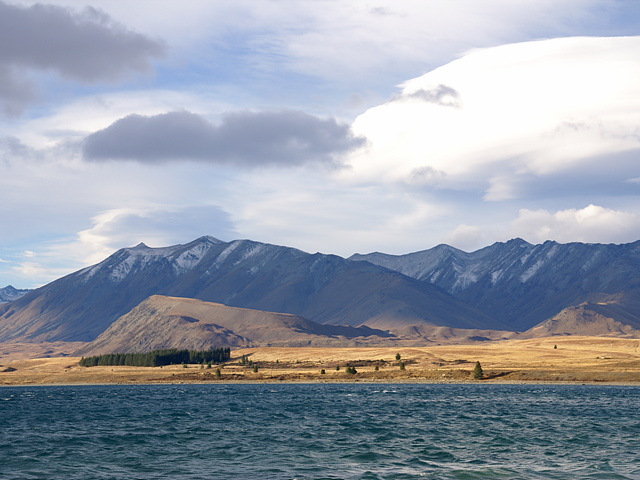
//> input picture 240628hwrk/tekapo.bmp, 640 x 480 px
$ ./main   (built with g++ and OpenCV 4)
//> lines starting //> are read from the running program, lines starting //| are printed output that depends on the picture
#include "opencv2/opencv.hpp"
#include <iostream>

using namespace cv;
using namespace std;

Mat src, dst1, dst2;
Point srcPts[4], dstPts[4], srcPts1[2];

void on_mouse(int event, int x, int y, int flags, void* userdata) {
	if(event == EVENT_LBUTTONDOWN) {
		srcPts[0] = Point(x, y);
		srcPts[1] = Point(x + src.cols - 1, y);
		srcPts[2] = Point(x, y + src.rows - 1);
		srcPts[3] = Point(x + src.cols - 1, y + src.rows - 1);
	}
	else if (event == EVENT_LBUTTONUP) {
		for (int i = 0; i < 4; i++) {
			dstPts[i] = srcPts[i];
		}
	}
	else if (event == EVENT_RBUTTONDOWN) {
		srcPts1[0] = Point(x, y);
	}
	else if (event == EVENT_RBUTTONUP) {
		srcPts1[1] = Point(x, y);
		int width = abs(srcPts1[0].x - srcPts1[1].x);
		int height = abs(srcPts1[0].y - srcPts1[1].y);

		Rect re(srcPts1[0], Size(width, height));
		Mat remat = src(re);

		resize(remat, dst2, Size(400,400),0,0,INTER_CUBIC);

		imshow("dst2", dst2);
	}
	else if (event == EVENT_MOUSEMOVE) {
		if (flags & EVENT_FLAG_LBUTTON) {
			Mat M = Mat_<float>({ 2,3 }, { 1, 0, (float)x, 0, 1, (float)y });

			warpAffine(src, dst1, M, Size());

			imshow("src", dst1);
		}
	}
}

int main(void) {
	src = imread("tekapo.bmp");
//> src is the input picture: 480 rows x 640 cols, CV_8UC3; mean B, G, R 169.8, 157.4, 149.7

	if (src.empty()) {
		cerr << "fail" << endl;
		return -1;
	}

	srcPts[0] = Point(0, 0);
	srcPts[1] = Point(src.cols-1, 0);
	srcPts[2] = Point(0, src.rows-1);
	srcPts[3] = Point(src.cols-1, src.rows-1);

	namedWindow("src");
	setMouseCallback("src", on_mouse);

	imshow("src", src);
	waitKey();
//> the left mouse button is pressed at (160, 120)
//> the mouse is dragged to (320, 240)
//> call 2 of on_mouse, with event = 0, x = 320, y = 240, flags = 1
//> in on_mouse (call 2), `warpAffine(src, dst1, M, Size());`:
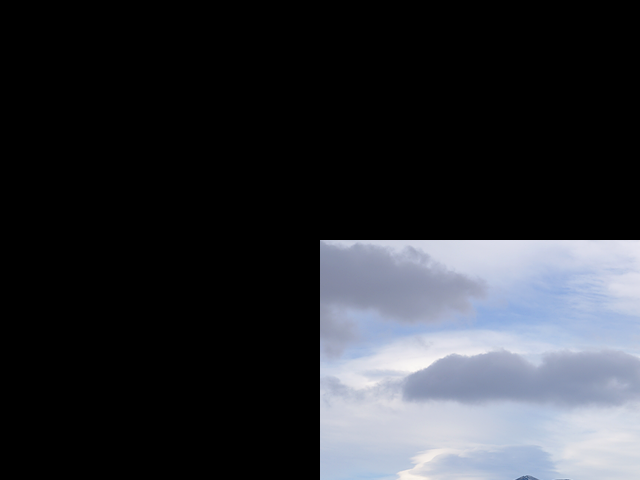
//> dst1: 480 rows x 640 cols, CV_8UC3; mean B, G, R 53, 47.7, 45.5
//> the mouse is dragged to (480, 360)
//> call 3 of on_mouse, with event = 0, x = 480, y = 360, flags = 1
//> in on_mouse (call 3), `warpAffine(src, dst1, M, Size());`:
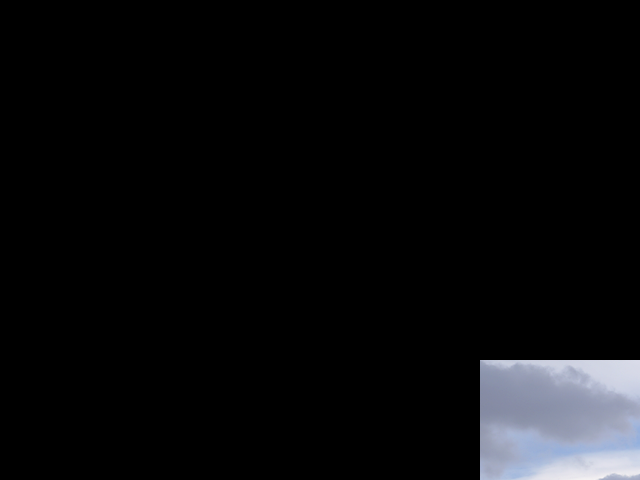
//> dst1: 480 rows x 640 cols, CV_8UC3; mean B, G, R 12.4, 11, 10.5
//> the button is released at (480, 360)

	return 0;
}
